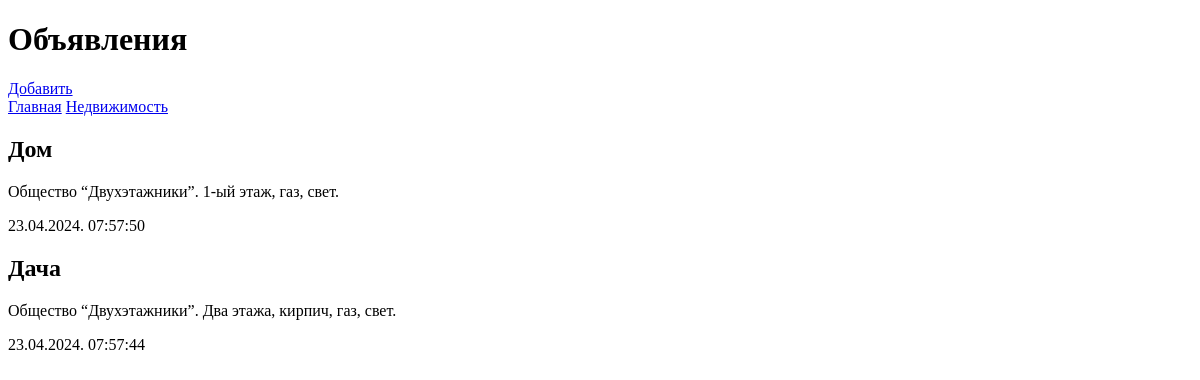
Page /bboard/ on the earlier database version.
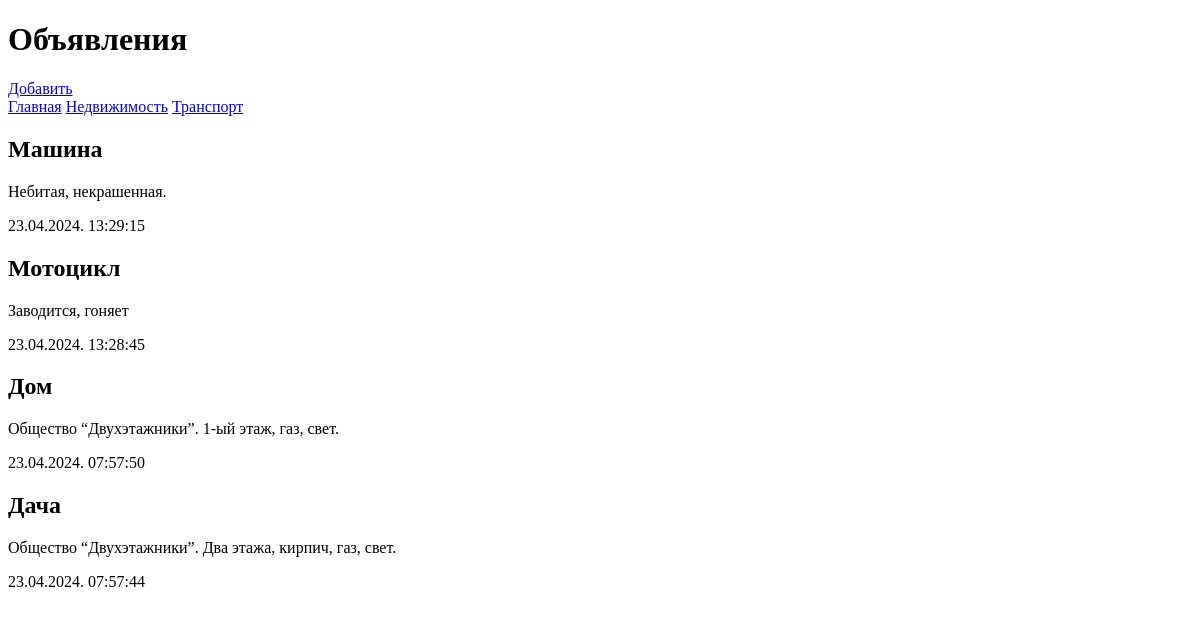
Same page on the later database version.
### bboard/models.py (models this page shows, shortened)
class Rubric(models.Model): # стр 53
	name = models.CharField(max_length=20, db_index=True, verbose_name='Название')
	class Meta:
		verbose_name_plural = 'Рубрики'
		verbose_name = 'Рубрика'
		ordering = ['name']

class Bb(models.Model): # 50
	title = models.CharField(max_length=50, verbose_name='Товар')
	content = models.TextField(null=True, blank=True, verbose_name='Описание') #
	price = models.FloatField(null=True, blank=True, verbose_name='Цена')
	published = models.DateTimeField(auto_now_add=True,  null=True, db_index=True, verbose_name='Опубликовано')
	rubric = models.ForeignKey('Rubric', null = True, on_delete=models.PROTECT, verbose_name ='Рубрика') # 54
	class Meta:
		verbose_name_plural = 'Объявления'
		verbose_name = 'Объявление'
		ordering = ['-published']

### bboard/views.py (the view)
# urls.py: path('', index, name='index'),
def index(request): # стр. 59
    bbs = Bb.objects.all()
    rubrics = Rubric.objects.all()
    context = {'bbs': bbs, 'rubrics': rubrics}
    return render(request, 'bboard/index.html', context)

### bboard/templates/bboard/index.html (shortened to what this page needs)
<!DOCTYPE html>
<html lang="en">
	<head>
	</head>
	<body>
		<h1>Объявления</h1>
		<a href="{% url 'add' %}">Добавить</a>
		<div>
			<a href="{% url 'index' %}">Главная</a>
			{% for rubric in rubrics %}
			<a href="{% url 'by_rubric' rubric.pk %}">{{ rubric.name }}</a>
			{% endfor %}
		</div>
		{% for bb in bbs %}
		<div>
			<h2>{{ bb.title }}</h2>
			<p>{{ bb.content }}</p>
			<p>{{ bb.published|date:'d.m.Y. H:i:s' }}</p>
		</div>
		{% endfor %}
	</body>
</html>

Differences in the rows shown:
added Rubric: name "Транспорт"
added Bb: title "Машина", content "Небитая, некрашенная.", published "23.04.2024. 13:29:15"
added Bb: title "Мотоцикл", content "Заводится, гоняет", published "23.04.2024. 13:28:45"
